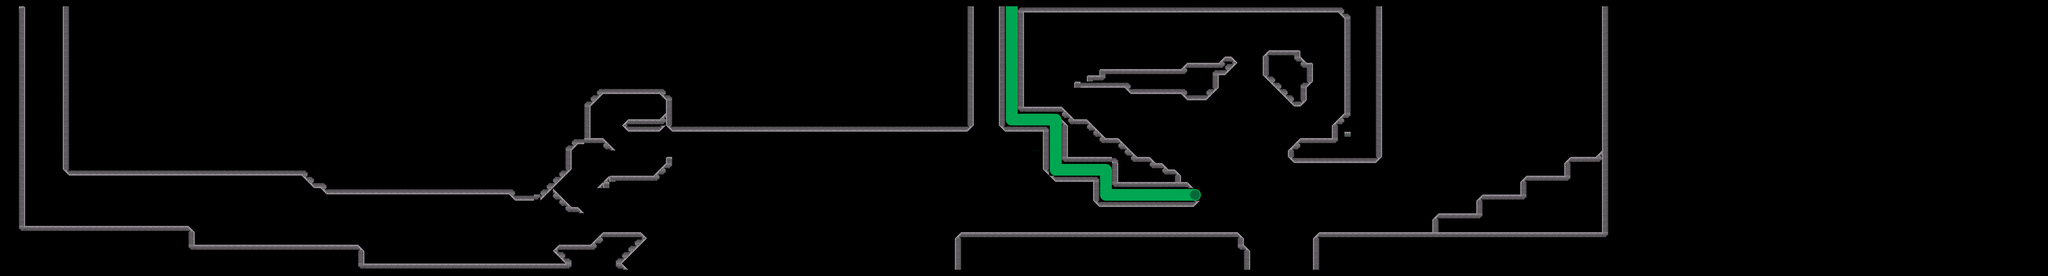

This is a level from a 2D game, rendered from its Tiled map with the project's own tilesets. A one-line summary and the map file follow, with tile-layer data summarised:
An orthogonal 326x44 tile map with 32x32 px tiles, 1 tile layer (Camada de Tiles 1).

<map version="1.0" orientation="orthogonal" renderorder="right-down" width="326" height="44" tilewidth="32" tileheight="32" nextobjectid="1">
 <tileset firstgid="1" name="ELEMENTOS-FASE-1-SEM-BG" tilewidth="32" tileheight="32" tilecount="375" columns="25">
  <image source="../Sprites/ELEMENTOS-FASE-1-SEM-BG.png" width="800" height="480" />
 </tileset>
 <layer name="Camada de Tiles 1" width="326" height="44">
  <data>[14344 cells, 1096 non-empty, 55 distinct tile ids]</data>
 </layer>
</map>
